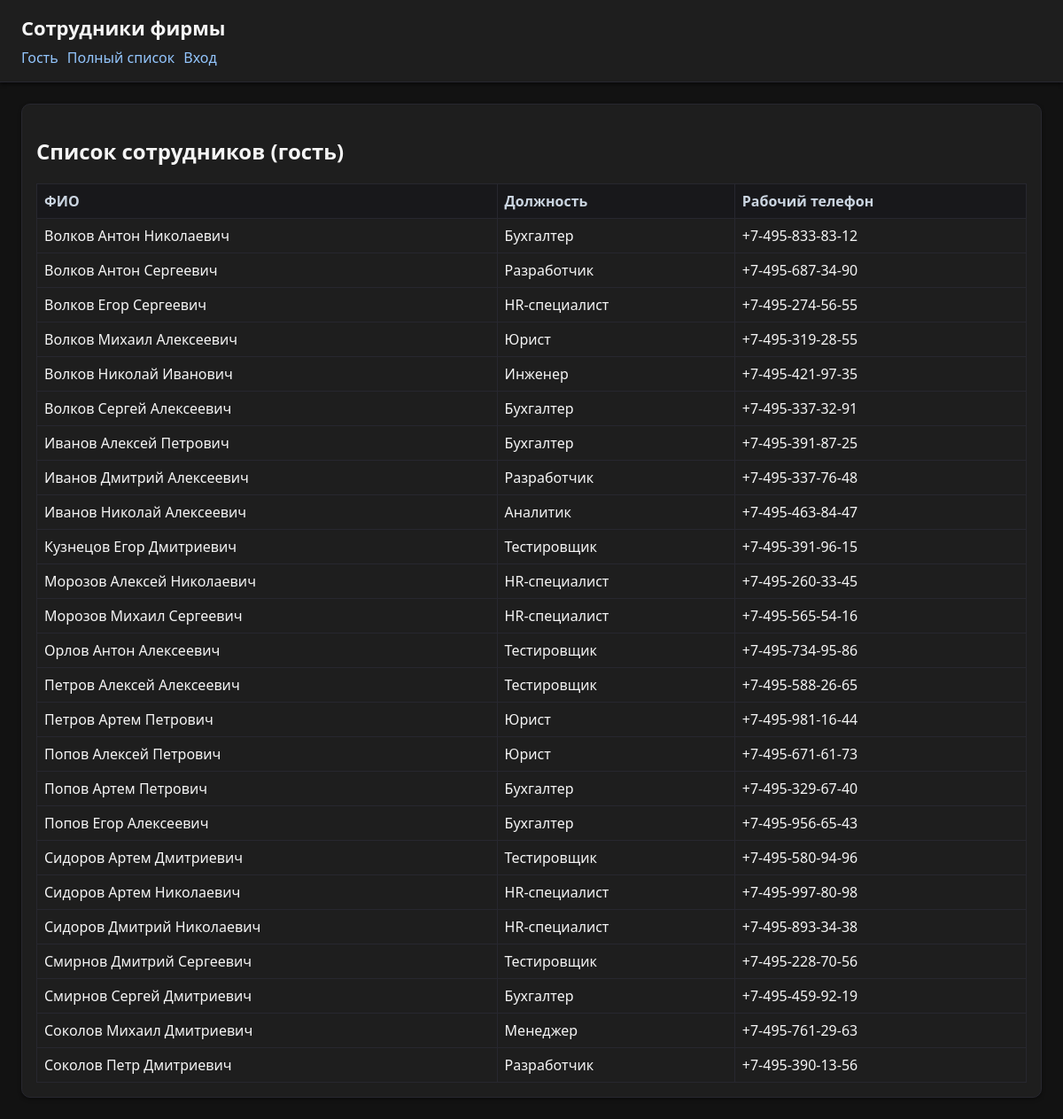
Before: / with the older database file.
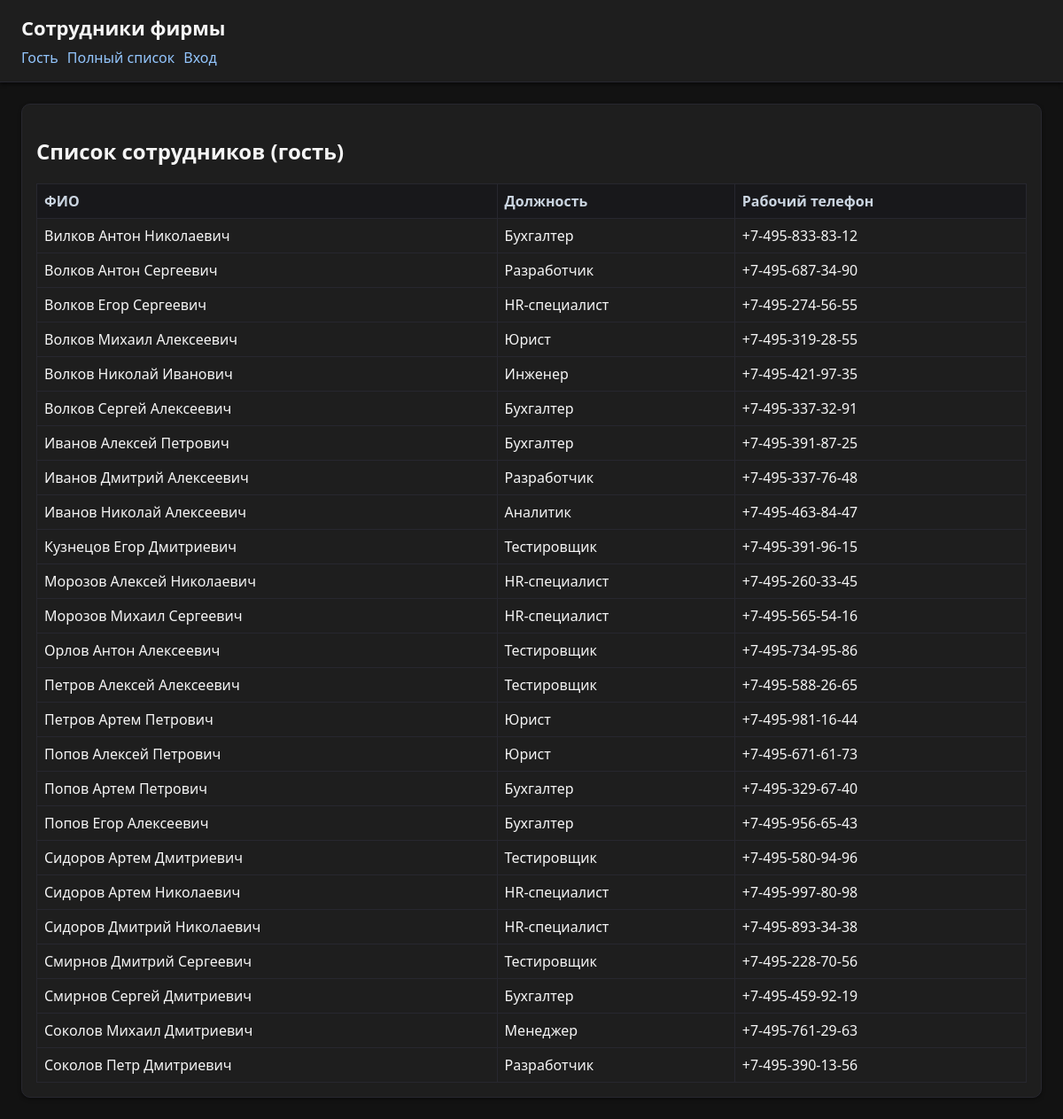
After: the same page with the newer database file.
### employees/models.py (models this page shows, shortened)
class Employee(models.Model):
    last_name = models.CharField("Фамилия", max_length=100)
    first_name = models.CharField("Имя", max_length=100)
    patronymic = models.CharField("Отчество", max_length=100, blank=True)
    position = models.CharField("Должность", max_length=150)
    address = models.CharField("Адрес", max_length=255)
    personal_phone = models.CharField("Личный телефон", max_length=30)
    work_phone = models.CharField("Рабочий телефон", max_length=30)
    class Meta:
        verbose_name = "Сотрудник"
        verbose_name_plural = "Сотрудники"
        ordering = ("last_name", "first_name", "patronymic")

### employees/views.py (the view)
# urls.py: path("", views.guest_employee_list, name="guest_list"),
def guest_employee_list(request):
    employees = Employee.objects.all()
    return render(request, "employees/guest_list.html", {"employees": employees})

### employees/templates/employees/guest_list.html
{% extends "employees/base.html" %}
{% block content %}
<h2>Список сотрудников (гость)</h2>
<table>
  <tr>
    <th>ФИО</th><th>Должность</th><th>Рабочий телефон</th>
  </tr>
  {% for e in employees %}
  <tr>
    <td>{{ e.last_name }} {{ e.first_name }} {{ e.patronymic }}</td>
    <td>{{ e.position }}</td>
    <td>{{ e.work_phone }}</td>
  </tr>
  {% endfor %}
</table>
{% endblock %}

Changed rows visible on the page:
changed Employee: last_name "Волков" → "Вилков"
